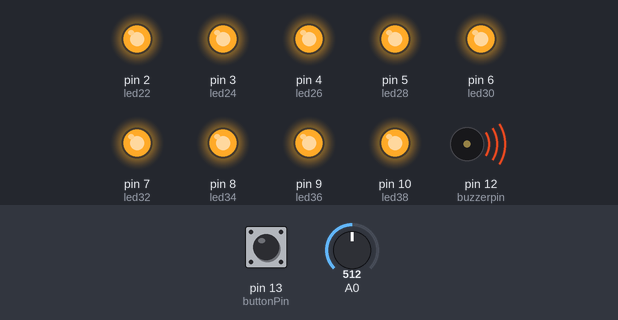
Simulated run of this sketch. Board: Arduino Uno, built with avr-gcc and run on an emulated ATmega328P. Parts: output pins drawn as LEDs (lit = HIGH), buzzer (waves = sounding, pin HIGH). Inputs (shaded band) come from the test bench; at power-on: A0 = 512, pin 13 (buttonPin) LOW. Pins used as bus, display or sensor lines are not drawn.

Above: at 1.2 s.
1.3 s: A0 set to 200
2.8 s: A0 set to 184
At 3.8 s:
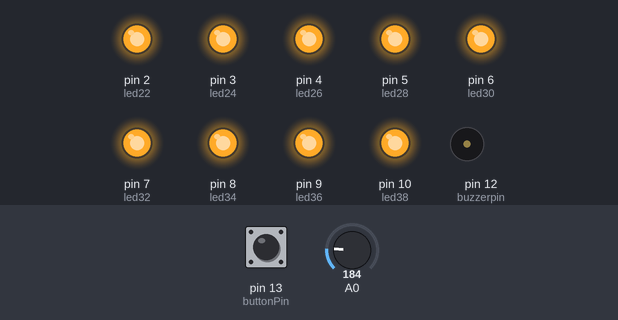
4.3 s: A0 set to 122
At 4.9 s:
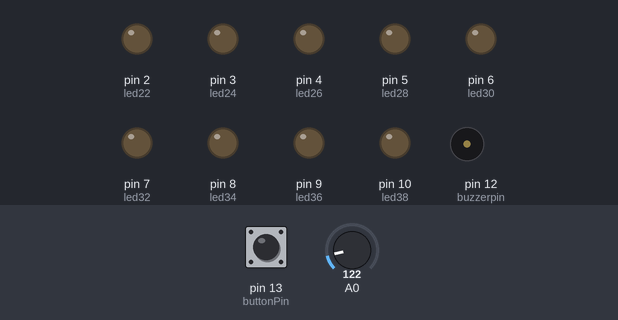
7.4 s: A0 set to 140
8.9 s: A0 set to 148
At 9.6 s:
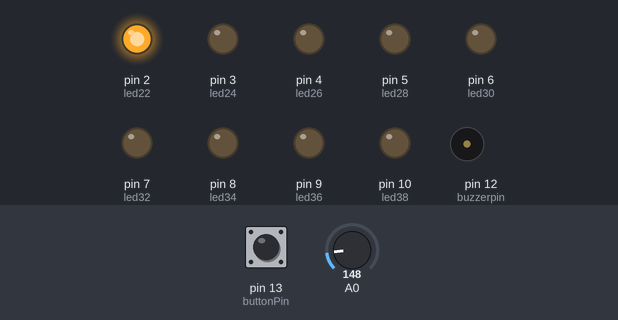
Timing chart, 0 to 11.4 s (numbered marks = the images above; inputs shaded):
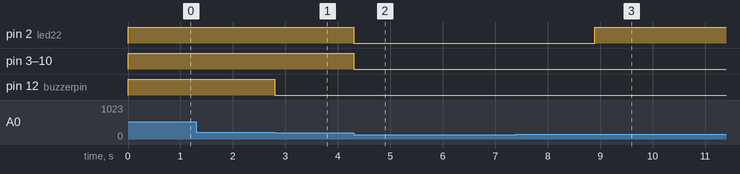

Measured:
- the behaviour switches between 185 and 184 on A0 (found by bisection; images 0 and 1)
- the behaviour switches between 147 and 148 on A0 (found by bisection; images 2 and 3)
- after the input at 1.3 s, every drawn part: stays the same
- after the input at 2.8 s, pin 12 (buzzerpin): HIGH → LOW at once
- after the input at 4.3 s, pin 2 (led22), pin 3 (led24), pin 4 (led26), pin 5 (led28), pin 6 (led30), pin 7 (led32), pin 8 (led34), pin 9 (led36), pin 10 (led38): HIGH → LOW at once
- after the input at 7.4 s, every drawn part: stays the same
- after the input at 8.9 s, pin 2 (led22): LOW → HIGH at once

The sketch:

Daiana_Atividade2.ino
```cpp
/****** Daiana Kathrin Santana Santos *******/
/*************** RA: 120.357 ***************/

//Pinos de Entrada/Saida
const int led20 = 1;
const int led22 = 2;
const int led24 = 3;
const int led26 = 4;
const int led28 = 5;
const int led30 = 6;
const int led32 = 7;
const int led34 = 8;
const int led36 = 9;
const int led38 = 10;
const int buzzerpin = 12;

int baselineTemp = 0;
int celsius = 0;
int fahrenheit = 0;

const int buttonPin = 13;
int buttonState;
int lastButtonState = LOW;
unsigned long lastDebounceTime = 0;
unsigned long debounceDelay = 5;

unsigned long timereset;

void setup() {
  //pinMode(A0, INPUT);
  Serial.begin(9600);

  pinMode(buzzerpin, OUTPUT);
  pinMode(led20, OUTPUT);
  pinMode(led22, OUTPUT);
  pinMode(led24, OUTPUT);
  pinMode(led26, OUTPUT);
  pinMode(led28, OUTPUT);
  pinMode(led30, OUTPUT);
  pinMode(led32, OUTPUT);
  pinMode(led34, OUTPUT);
  pinMode(led36, OUTPUT);
  pinMode(led38, OUTPUT);
  pinMode(buttonPin, INPUT);
}

void loop() {
  baselineTemp = 40;

  //celsius = map(((analogRead(A0) - 20) * 3.04), 0, 1023, -40, 125);
  int reading2 = analogRead(A0);
  float voltage = reading2 * (5000 / 1024.0);
  float celsius = (voltage - 500) / 10;
  int reading = digitalRead(buttonPin);

  if (reading != lastButtonState) {
    lastDebounceTime = millis();
  }
  if ((millis() - lastDebounceTime) > debounceDelay) {
    if (reading != buttonState) {
      buttonState = reading;

      if (buttonState == HIGH) {
        Serial.print(celsius);
        Serial.println(" C ");
      }
    }
  }
  lastButtonState = reading;

  if (celsius < 20) {
    digitalWrite(led20, LOW);
    digitalWrite(led22, LOW);
    digitalWrite(led24, LOW);
    digitalWrite(led26, LOW);
    digitalWrite(led28, LOW);
    digitalWrite(led30, LOW);
    digitalWrite(led32, LOW);
    digitalWrite(led34, LOW);
    digitalWrite(led36, LOW);
    digitalWrite(led38, LOW);
  } else if (celsius >= 20 && celsius < 22) {
    digitalWrite(led20, HIGH);
    digitalWrite(led22, LOW);
    digitalWrite(led24, LOW);
    digitalWrite(led26, LOW);
    digitalWrite(led28, LOW);
    digitalWrite(led30, LOW);
    digitalWrite(led32, LOW);
    digitalWrite(led34, LOW);
    digitalWrite(led36, LOW);
    digitalWrite(led38, LOW);
  } else if (celsius >= 22 && celsius < 24) {
    digitalWrite(led20, HIGH);
    digitalWrite(led22, HIGH);
    digitalWrite(led24, LOW);
    digitalWrite(led26, LOW);
    digitalWrite(led28, LOW);
    digitalWrite(led30, LOW);
    digitalWrite(led32, LOW);
    digitalWrite(led34, LOW);
    digitalWrite(led36, LOW);
    digitalWrite(led38, LOW);
  } else if (celsius >= 24 && celsius < 26) {
    digitalWrite(led20, HIGH);
    digitalWrite(led22, HIGH);
    digitalWrite(led24, HIGH);
    digitalWrite(led26, LOW);
    digitalWrite(led28, LOW);
    digitalWrite(led30, LOW);
    digitalWrite(led32, LOW);
    digitalWrite(led34, LOW);
    digitalWrite(led36, LOW);
    digitalWrite(led38, LOW);
  } else if (celsius >= 26 && celsius < 28) {
    digitalWrite(led20, HIGH);
    digitalWrite(led22, HIGH);
    digitalWrite(led24, HIGH);
    digitalWrite(led26, HIGH);
    digitalWrite(led28, LOW);
    digitalWrite(led30, LOW);
    digitalWrite(led32, LOW);
    digitalWrite(led34, LOW);
    digitalWrite(led36, LOW);
    digitalWrite(led38, LOW);
  } else if (celsius >= 28 && celsius < 30) {
    digitalWrite(led20, HIGH);
    digitalWrite(led22, HIGH);
    digitalWrite(led24, HIGH);
    digitalWrite(led26, HIGH);
    digitalWrite(led28, HIGH);
    digitalWrite(led30, LOW);
    digitalWrite(led32, LOW);
    digitalWrite(led34, LOW);
    digitalWrite(led36, LOW);
    digitalWrite(led38, LOW);
  } else if (celsius >= 30 && celsius < 32) {
    digitalWrite(led20, HIGH);
    digitalWrite(led22, HIGH);
    digitalWrite(led24, HIGH);
    digitalWrite(led26, HIGH);
    digitalWrite(led28, HIGH);
    digitalWrite(led30, HIGH);
    digitalWrite(led32, LOW);
    digitalWrite(led34, LOW);
    digitalWrite(led36, LOW);
    digitalWrite(led38, LOW);
  } else if (celsius >= 32 && celsius < 34) {
    digitalWrite(led20, HIGH);
    digitalWrite(led22, HIGH);
    digitalWrite(led24, HIGH);
    digitalWrite(led26, HIGH);
    digitalWrite(led28, HIGH);
    digitalWrite(led30, HIGH);
    digitalWrite(led32, HIGH);
    digitalWrite(led34, LOW);
    digitalWrite(led36, LOW);
    digitalWrite(led38, LOW);
    digitalWrite(led38, LOW);
  } else if (celsius >= 34 && celsius < 36) {
    digitalWrite(led20, HIGH);
    digitalWrite(led22, HIGH);
    digitalWrite(led24, HIGH);
    digitalWrite(led26, HIGH);
    digitalWrite(led28, HIGH);
    digitalWrite(led30, HIGH);
    digitalWrite(led32, HIGH);
    digitalWrite(led34, HIGH);
    digitalWrite(led36, LOW);
    digitalWrite(led38, LOW);
  } else if (celsius >= 36 && celsius < 38) {
    digitalWrite(led20, HIGH);
    digitalWrite(led22, HIGH);
    digitalWrite(led24, HIGH);
    digitalWrite(led26, HIGH);
    digitalWrite(led28, HIGH);
    digitalWrite(led30, HIGH);
    digitalWrite(led32, HIGH);
    digitalWrite(led34, HIGH);
    digitalWrite(led36, HIGH);
    digitalWrite(led38, LOW);
  } else if (celsius >= 38 && celsius <=40) {
    digitalWrite(led20, HIGH);
    digitalWrite(led22, HIGH);
    digitalWrite(led24, HIGH);
    digitalWrite(led26, HIGH);
    digitalWrite(led28, HIGH);
    digitalWrite(led30, HIGH);
    digitalWrite(led32, HIGH);
    digitalWrite(led34, HIGH);
    digitalWrite(led36, HIGH);
    digitalWrite(led38, HIGH);
  }
  if (celsius > 40) {
    digitalWrite(led20, HIGH);
    digitalWrite(led22, HIGH);
    digitalWrite(led24, HIGH);
    digitalWrite(led26, HIGH);
    digitalWrite(led28, HIGH);
    digitalWrite(led30, HIGH);
    digitalWrite(led32, HIGH);
    digitalWrite(led34, HIGH);
    digitalWrite(led36, HIGH);
    digitalWrite(led38, HIGH);
    timereset = millis();
    if ((millis() - timereset) < 3000) {
      digitalWrite(buzzerpin, HIGH);
    } else if ((millis() - timereset) > 3000 && (millis() - timereset) < 6000) {
      digitalWrite(buzzerpin, LOW);
    } else if ((millis() - timereset) > 6000) {
      digitalWrite(buzzerpin, HIGH);
      timereset = millis();
    }

  } else {
    digitalWrite(buzzerpin, LOW);
  }

}
```
